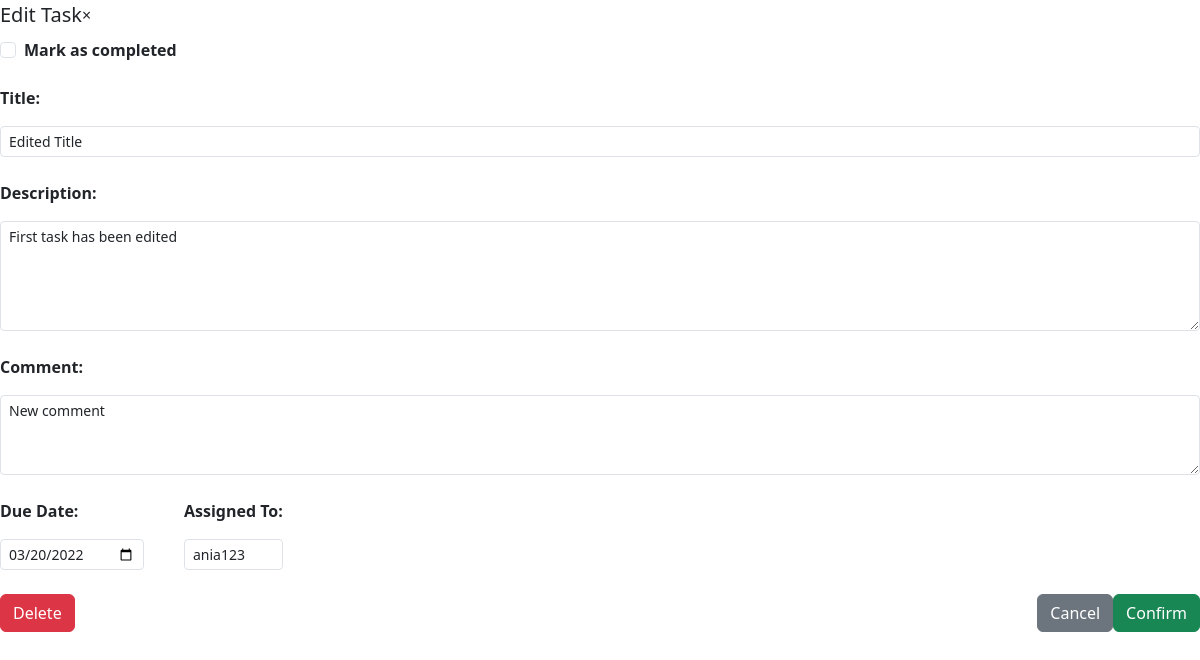
The page /edit_task/1/ (signed in) on the database its author committed.
### todo_apps/models.py (models this page shows, shortened)
class Task(models.Model):
    text_title = models.CharField(max_length=200)
    text_desc = models.TextField(max_length=10000, default='')
    date_added = models.DateTimeField(auto_now_add=True)
    owner = models.ForeignKey(User, on_delete=models.CASCADE)
    comment = models.TextField(max_length=10000, default='')
    date_due = models.DateField()
    status = models.BooleanField(default=False)

### todo_apps/views.py (the view)
# urls.py: path('edit_task/<int:task_id>/', views.edit_task, name="edit_task"),
@login_required
def edit_task(request, task_id):
    task = Task.objects.get(id=task_id)
    if request.method != 'POST':
        form = TaskForm(instance=task)
    else:
        form = TaskForm(instance=task, data=request.POST)
        if form.is_valid():
            form.save()
    context = {'task': task, "form": form}
    return render(request, 'todo_apps/edit_task.html', context)

### todo_apps/forms.py
class TaskForm(forms.ModelForm):
    class Meta:
        model = Task
        fields = ['text_title', 'text_desc', 'comment', 'date_due', 'owner', 'status']
        labels = {'text_title': 'Title', 'text_desc': 'Description', 'comment': 'Comment', 'date_due': 'Due date', 'owner': 'Owner', 'status': 'Status'}

### todo_apps/templates/todo_apps/edit_task.html (shortened to what this page needs)
{% load bootstrap5 %}
{% bootstrap_css %}
{% load widget_tweaks %}
    <form hx-post="{% url 'todo_apps:edit_task'  task.id %}">
        <div class="modal-header">
          <h5 class="modal-title">Edit Task</h5>
          <span class="close">&times;</span>
        </div>
        <div class="modal-body overflow-auto pb-4">
          <div class="form-check mt-2">
            <strong>Mark as completed</strong>
            {% render_field form.status|attr:"type:checkbox" class="form-check-input" id="flexCheckDefault" %}
          </div>
            <div class="form-group mt-4">
              <strong>Title: </strong>
              {% render_field form.text_title class="form-control mt-3 form-control-sm" style="max-height: 150px;" %}
            </div>
            <div class="form-group mt-4">
              <strong>Description: </strong>
              {% render_field form.text_desc class="form-control mt-3 form-control-sm" style="max-height: 110px;" %}
            </div>
            <div class="form-group mt-4">
              <strong>Comment: </strong>
              {% render_field form.comment class="form-control mt-3 form-control-sm" style="max-height: 80px;" %}
            </div>
            <div class="d-flex bd-highlight">
            <div class="form-group mt-4 bd-highlight">
              <strong>Due Date: </strong>
              {% render_field form.date_due|attr:"type:date" class="form-control mt-3 form-control-sm" style="max-width: 150px;" %}
            </div>
            <div class="form-group mt-4 bd-highlight" style="margin-left: 2.5rem;">
              <strong>Assigned To: </strong>
              {% render_field form.owner|attr:"select" class="form-control mt-3 form-control-sm" %}
            </div>
            </div>
        </div>
        <div class="modal-footer d-flex bd-highlight">
            <div class="flex-grow-1 bd-highlight">
                <button class="btn btn-danger" id="delete-task" hx-post="{% url 'todo_apps:delete_task' task.id %}">Delete</button>
            </div>
            <div class="bd-highlight">
                <button class="d-inline btn btn-secondary" id="cancel-task">Cancel</button>
            </div>
            <div class="bd-highlight">
                <button class="d-inline btn btn-success" id="save-edit-task" type="submit">Confirm</button>
            </div>
        </div>
      </form>

### rows shown on the page
Task: text_title "Edited Title", text_desc "First task has been edited", comment "New comment", date_due "03/20/2022", owner "ania123"
